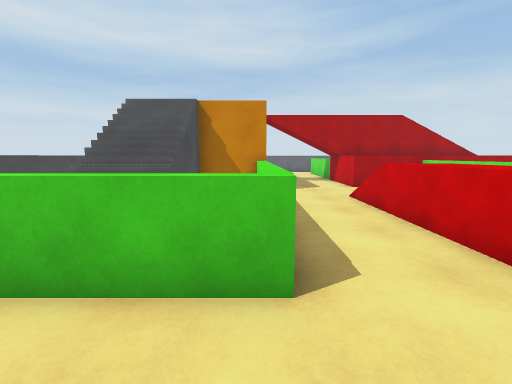
view 1 (above)

12 first-person views from a walk through a 3-D level made in the Unity game engine. The camera is 1.5 m above the floor, tilts 8° down and sees 90° across. The floor is counted in squares, 1 m on a side. Each view is taken from the middle of a square. On the plan, view 1 faces up. The plan holds only what a view shows up to about 13 squares ahead; the rest is blank. The place goes on beyond the plan. The player character is not drawn. Some animated figures are left out.

view 2
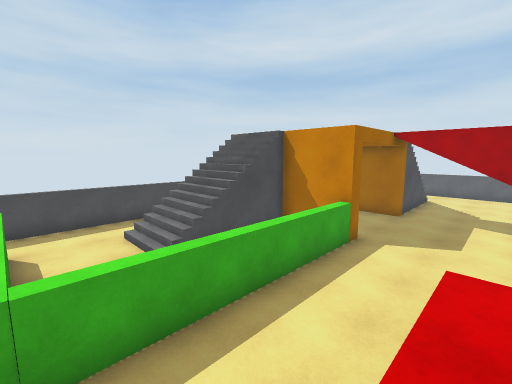

view 3
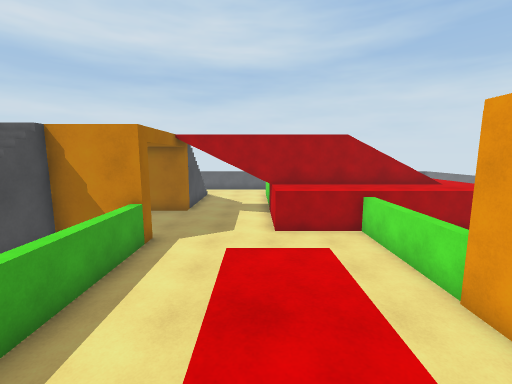

view 4
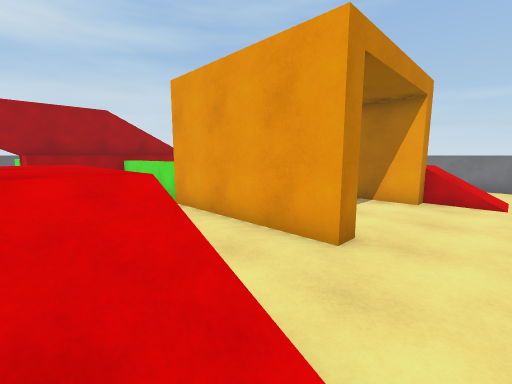

view 5
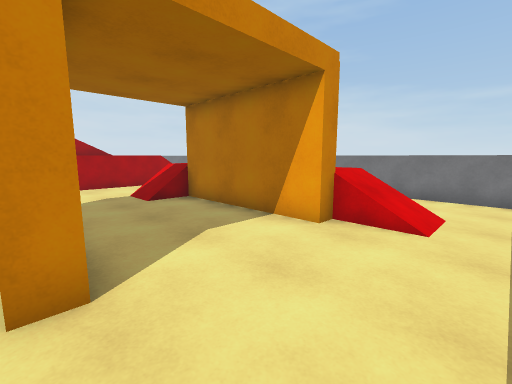

view 6
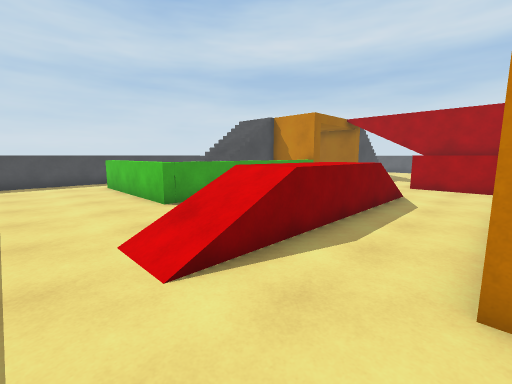

view 7
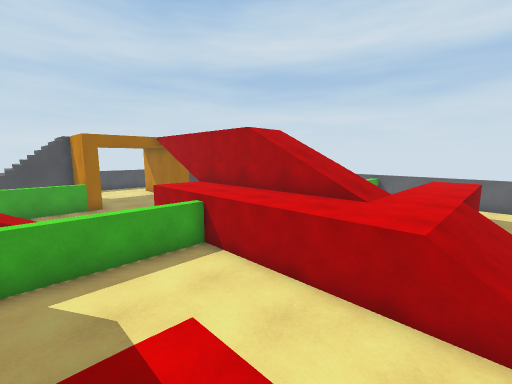

view 8
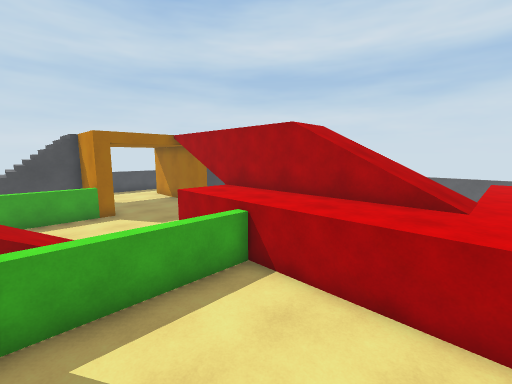

view 9
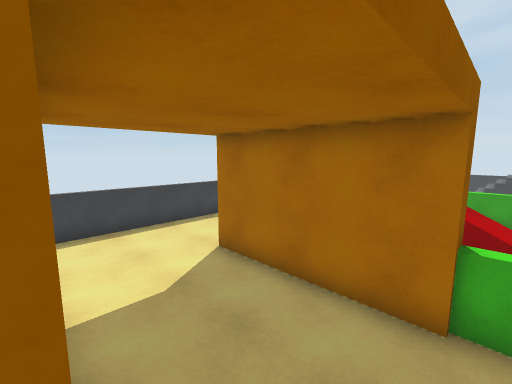

view 10
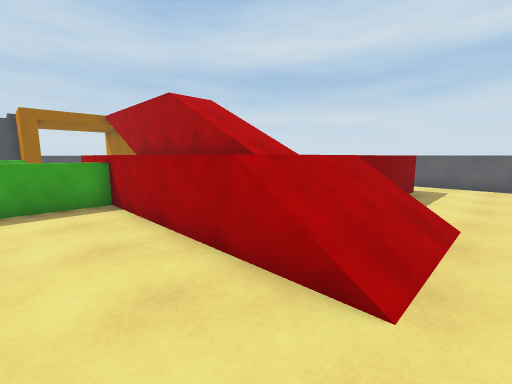

view 11
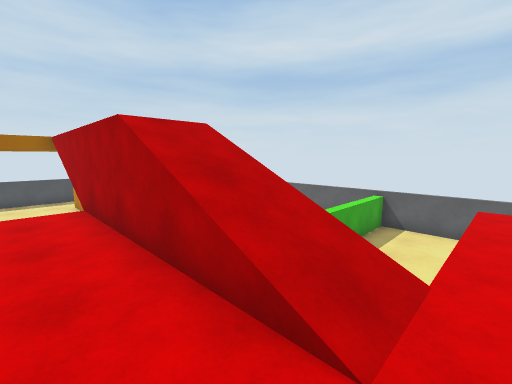

view 12
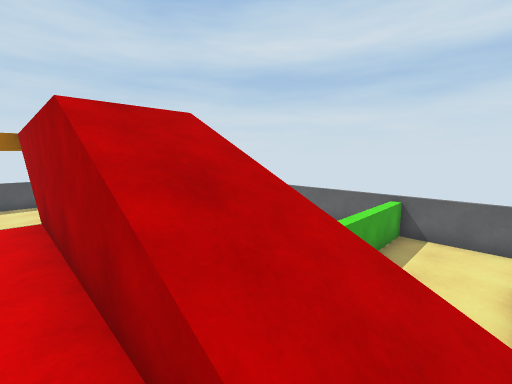

### Floor plan
Key: @ floor where view 1 was taken; # wall or solid block; . main floor; : floor 1.25 m higher than the main floor; + floor 1.5 m higher than the main floor; * floor 3.75 m higher than the main floor; / step, stairs or slope; = window, fence, low wall or low ledge; v drop or lower ground.
Columns run from 8 left of view 1 to 18 right of it. Each row starts with its distance up from view 1.
 25             ##############
 24                  =... ....
 23                  =... ....
 22                  =...  ...
 21                  =...+v...
 20            ..    = ..+v...
 19           ...       .+v...
 18          ....       .+v ..
 17         /....       .+v ..
 16        //....   *////++//.
 15    ... ......****////++//.
 14    ...  .....++++++++++//.
 13    ..   .....++++++++++//.
 12         ......vvvvvvvvvv..
 11 #  #    #.......=........
 10 #  v//  =.......=....... .
  9 #  v//  =...//..=.../==
  8 #  v//  =...//..=...// :
  7 #. =//. =...::..#....#
  6 #..///. =...::..#....#
  5 #.....  =...::..#....#
  4 #.....  =...::..#....#    #
  3 #..======...::..#....#    #
  2 #...........//..#....#//  #
  1 #...........//........// .#
  0 #.......@.............//..#
 -1 #.........................#
 -2               #######

Positions as (right, up) in squares from view 1, and headings:
1: (0, 0), facing up
2: (4, 3), facing up-left
3: (4, 3), facing up
4: (4, 0), facing up-right
5: (8, -1), facing up-right
6: (8, -1), facing up-left
7: (15, 8), facing up-left
8: (13, 8), facing up-left
9: (13, 8), facing down-left
10: (17, 10), facing up-left
11: (13, 13), facing up-left
12: (12, 14), facing up-left
